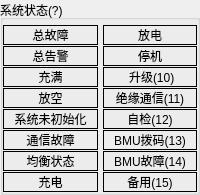
        <widget class="QGroupBox" name="G_SysStatus">
         <property name="title">
          <string>系统状态(?)</string>
         </property>
         <layout class="QHBoxLayout" name="horizontalLayout_2">
          <property name="spacing">
           <number>5</number>
          </property>
          <property name="leftMargin">
           <number>0</number>
          </property>
          <property name="topMargin">
           <number>5</number>
          </property>
          <property name="rightMargin">
           <number>0</number>
          </property>
          <property name="bottomMargin">
           <number>0</number>
          </property>
          <item>
           <layout class="QVBoxLayout" name="verticalLayout_3">
            <property name="spacing">
             <number>1</number>
            </property>
            <property name="bottomMargin">
             <number>0</number>
            </property>
            <item>
             <widget class="QLabel" name="bSysErr">
              <property name="frameShape">
               <enum>QFrame::Box</enum>
              </property>
              <property name="text">
               <string>总故障</string>
              </property>
              <property name="alignment">
               <set>Qt::AlignCenter</set>
              </property>
             </widget>
            </item>
            <item>
             <widget class="QLabel" name="bSysAlm">
              <property name="frameShape">
               <enum>QFrame::Box</enum>
              </property>
              <property name="text">
               <string>总告警</string>
              </property>
              <property name="alignment">
               <set>Qt::AlignCenter</set>
              </property>
             </widget>
            </item>
            <item>
             <widget class="QLabel" name="bSysFull">
              <property name="frameShape">
               <enum>QFrame::Box</enum>
              </property>
              <property name="text">
               <string>充满</string>
              </property>
              <property name="alignment">
               <set>Qt::AlignCenter</set>
              </property>
             </widget>
            </item>
            <item>
             <widget class="QLabel" name="bSysEmpty">
              <property name="frameShape">
               <enum>QFrame::Box</enum>
              </property>
              <property name="text">
               <string>放空</string>
              </property>
              <property name="alignment">
               <set>Qt::AlignCenter</set>
              </property>
             </widget>
            </item>
            <item>
             <widget class="QLabel" name="bSysInit">
              <property name="frameShape">
               <enum>QFrame::Box</enum>
              </property>
              <property name="lineWidth">
               <number>1</number>
              </property>
              <property name="midLineWidth">
               <number>0</number>
              </property>
              <property name="text">
               <string>系统未初始化</string>
              </property>
              <property name="alignment">
               <set>Qt::AlignCenter</set>
              </property>
              <property name="margin">
               <number>0</number>
              </property>
             </widget>
            </item>
            <item>
             <widget class="QLabel" name="bSysCommErr">
              <property name="frameShape">
               <enum>QFrame::Box</enum>
              </property>
              <property name="text">
               <string>通信故障</string>
              </property>
              <property name="alignment">
               <set>Qt::AlignCenter</set>
              </property>
             </widget>
            </item>
            <item>
             <widget class="QLabel" name="bSysBalance">
              <property name="frameShape">
               <enum>QFrame::Box</enum>
              </property>
              <property name="text">
               <string>均衡状态</string>
              </property>
              <property name="alignment">
               <set>Qt::AlignCenter</set>
              </property>
             </widget>
            </item>
            <item>
             <widget class="QLabel" name="bSysCharge">
              <property name="frameShape">
               <enum>QFrame::Box</enum>
              </property>
              <property name="text">
               <string>充电</string>
              </property>
              <property name="alignment">
               <set>Qt::AlignCenter</set>
              </property>
             </widget>
            </item>
           </layout>
          </item>
          <item>
           <layout class="QVBoxLayout" name="verticalLayout_4">
            <property name="spacing">
             <number>1</number>
            </property>
            <item>
             <widget class="QLabel" name="bSysDischarge">
              <property name="frameShape">
               <enum>QFrame::Box</enum>
              </property>
              <property name="frameShadow">
               <enum>QFrame::Plain</enum>
              </property>
              <property name="text">
               <string>放电</string>
              </property>
              <property name="alignment">
               <set>Qt::AlignCenter</set>
              </property>
             </widget>
            </item>
            <item>
             <widget class="QLabel" name="bSysStop">
              <property name="frameShape">
               <enum>QFrame::Box</enum>
              </property>
              <property name="text">
               <string>停机</string>
              </property>
              <property name="alignment">
               <set>Qt::AlignCenter</set>
              </property>
             </widget>
            </item>
            <item>
             <widget class="QLabel" name="bSys10">
              <property name="frameShape">
               <enum>QFrame::Box</enum>
              </property>
              <property name="text">
               <string> 升级(10)</string>
              </property>
              <property name="alignment">
               <set>Qt::AlignCenter</set>
              </property>
             </widget>
            </item>
            <item>
             <widget class="QLabel" name="bSys11">
              <property name="frameShape">
               <enum>QFrame::Box</enum>
              </property>
              <property name="text">
               <string>绝缘通信(11)</string>
              </property>
              <property name="alignment">
               <set>Qt::AlignCenter</set>
              </property>
             </widget>
            </item>
            <item>
             <widget class="QLabel" name="bSys12">
              <property name="frameShape">
               <enum>QFrame::Box</enum>
              </property>
              <property name="text">
               <string>自检(12)</string>
              </property>
              <property name="alignment">
               <set>Qt::AlignCenter</set>
              </property>
             </widget>
            </item>
            <item>
             <widget class="QLabel" name="bSys13">
              <property name="frameShape">
               <enum>QFrame::Box</enum>
              </property>
              <property name="text">
               <string>BMU拨码(13)</string>
              </property>
              <property name="alignment">
               <set>Qt::AlignCenter</set>
              </property>
             </widget>
            </item>
            <item>
             <widget class="QLabel" name="bSys14">
              <property name="frameShape">
               <enum>QFrame::Box</enum>
              </property>
              <property name="text">
               <string>BMU故障(14)</string>
              </property>
              <property name="alignment">
               <set>Qt::AlignCenter</set>
              </property>
             </widget>
            </item>
            <item>
             <widget class="QLabel" name="bSys15">
              <property name="frameShape">
               <enum>QFrame::Box</enum>
              </property>
              <property name="text">
               <string>备用(15)</string>
              </property>
              <property name="alignment">
               <set>Qt::AlignCenter</set>
              </property>
             </widget>
            </item>
           </layout>
          </item>
         </layout>
        </widget>
